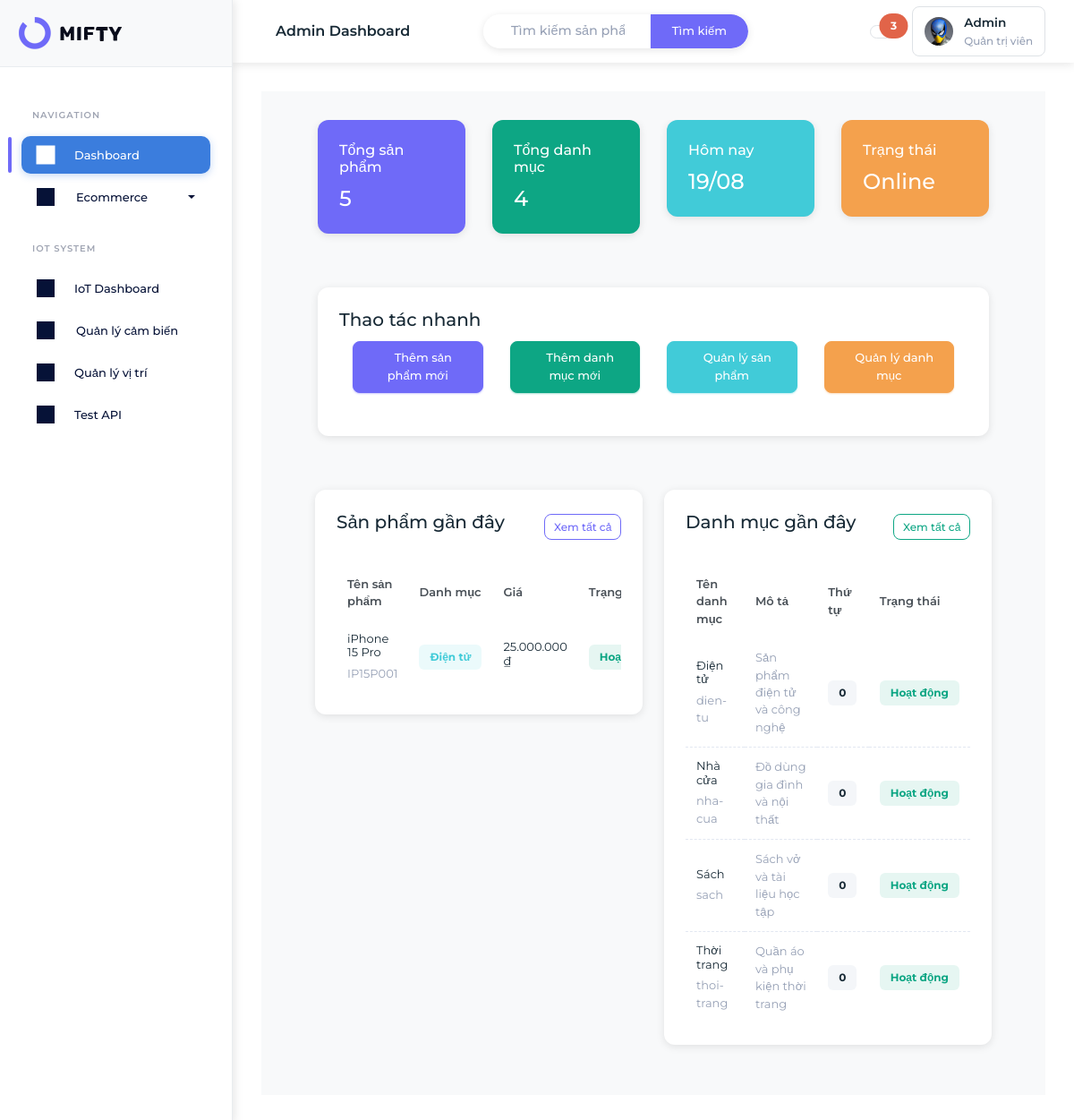
The page / on the database its author committed.
### tables this page shows
CREATE TABLE IF NOT EXISTS products (
    id INT AUTO_INCREMENT PRIMARY KEY,
    name VARCHAR(255) NOT NULL,
    slug VARCHAR(255) UNIQUE NOT NULL,
    description TEXT,
    sku VARCHAR(100) UNIQUE NOT NULL,
    price DECIMAL(10,2) NOT NULL,
    sale_price DECIMAL(10,2) DEFAULT NULL,
    stock_quantity INT DEFAULT 0,
    category_id INT,
    brand VARCHAR(100),
    images TEXT,
    is_active BOOLEAN DEFAULT TRUE,
    created_at TIMESTAMP DEFAULT CURRENT_TIMESTAMP,
    updated_at TIMESTAMP DEFAULT CURRENT_TIMESTAMP ON UPDATE CURRENT_TIMESTAMP,
    FOREIGN KEY (category_id) REFERENCES categories(id) ON DELETE SET NULL
);

CREATE TABLE IF NOT EXISTS categories (
    id INT AUTO_INCREMENT PRIMARY KEY,
    name VARCHAR(255) NOT NULL,
    slug VARCHAR(255) UNIQUE NOT NULL,
    description TEXT,
    parent_id INT DEFAULT NULL,
    image VARCHAR(255),
    is_active BOOLEAN DEFAULT TRUE,
    sort_order INT DEFAULT 0,
    created_at TIMESTAMP DEFAULT CURRENT_TIMESTAMP,
    updated_at TIMESTAMP DEFAULT CURRENT_TIMESTAMP ON UPDATE CURRENT_TIMESTAMP,
    FOREIGN KEY (parent_id) REFERENCES categories(id) ON DELETE SET NULL
);

### models/Product.php (called while the page is built, shortened)
<?php
require_once __DIR__ . '/../config/database.php';
class Product {
    private $conn;
    private $table_name = "products";
    public function __construct() {
        $database = new Database();
        $this->conn = $database->getConnection();
    }
    public function getAll($search = '', $category_filter = '', $limit = null, $offset = null) {
        $query = "SELECT p.*, c.name as category_name
                  FROM " . $this->table_name . " p
                  LEFT JOIN categories c ON p.category_id = c.id
                  WHERE 1=1";
        $params = array();
        if (!empty($search)) {
            $query .= " AND (p.name LIKE :search OR p.description LIKE :search OR p.sku LIKE :search)";
            $params[':search'] = "%" . $search . "%";
        }
        $query .= " ORDER BY p.created_at DESC";
        $stmt = $this->conn->prepare($query);
        foreach ($params as $key => $value) {
            $stmt->bindValue($key, $value);
        }
        $stmt->execute();
        return $stmt;
    }
    public function count($category_id = null) {
        $query = "SELECT COUNT(*) as count FROM " . $this->table_name;
        $stmt = $this->conn->prepare($query);
        $stmt->execute();
        $result = $stmt->fetch();
        return $result['count'];
    }
}
?>

### config/database.php (called while the page is built, shortened)
<?php
class Database {
    private $host = 'localhost';
    private $db_name = 'graduation_db';
    private $username = 'root';
    private $password = '';
    public function getConnection() {
        $this->conn = null;
        try {
            $this->conn = new PDO(
                "mysql:host=" . $this->host . ";dbname=" . $this->db_name . ";charset=utf8",
                $this->username,
                $this->password
            );
            $this->conn->setAttribute(PDO::ATTR_ERRMODE, PDO::ERRMODE_EXCEPTION);
            $this->conn->setAttribute(PDO::ATTR_DEFAULT_FETCH_MODE, PDO::FETCH_ASSOC);
        } catch(PDOException $exception) {
            echo "Lỗi kết nối: " . $exception->getMessage();
        }
        return $this->conn;
    }
}
?>

### models/Category.php (called while the page is built, shortened)
<?php
require_once __DIR__ . '/../config/database.php';
class Category {
    private $conn;
    private $table_name = "categories";
    public function __construct() {
        $database = new Database();
        $this->conn = $database->getConnection();
    }
    public function getAll() {
        $query = "SELECT * FROM " . $this->table_name . " ORDER BY sort_order ASC, name ASC";
        $stmt = $this->conn->prepare($query);
        $stmt->execute();
        return $stmt;
    }
    public function count() {
        $query = "SELECT COUNT(*) as count FROM " . $this->table_name;
        $stmt = $this->conn->prepare($query);
        $stmt->execute();
        $result = $stmt->fetch();
        return $result['count'];
    }
}
?>

### index.php (the view, shortened to what this page needs)
<?php
require_once 'config/database.php';
require_once 'models/Product.php';
require_once 'models/Category.php';
$product = new Product();
$category = new Category();
$total_products = $product->count();
$total_categories = $category->count();
$recent_products = $product->getAll(5);
$recent_categories = $category->getAll(5);
?>
<!DOCTYPE html>
<html lang="vi" dir="ltr" data-startbar="light" data-bs-theme="light">
<head>
    <link href="assets/css/bootstrap.min.css" rel="stylesheet" type="text/css" />
    <link href="assets/css/icons.min.css" rel="stylesheet" type="text/css" />
    <link href="assets/css/app.min.css" rel="stylesheet" type="text/css" />
    <link href="admin/partials/layout.css" rel="stylesheet" type="text/css" />
</head>
<body>
    <?php include 'admin/partials/sidebar.php'; ?>
    <?php include 'admin/partials/header.php'; ?>
    <div class="content-page">
        <div class="page-content">
            <div class="container-fluid">
                <div class="row mb-4">
                    <div class="col-md-6 col-lg-3">
                        <div class="card stat-card bg-primary text-white">
                            <div class="card-body">
                                <div class="d-flex justify-content-between">
                                    <div>
                                        <h5 class="card-title">Tổng sản phẩm</h5>
                                        <h3 class="mb-0"><?php echo $total_products; ?></h3>
                                    </div>
                                </div>
                            </div>
                        </div>
                    </div>
                    <div class="col-md-6 col-lg-3">
                        <div class="card stat-card bg-success text-white">
                            <div class="card-body">
                                <div class="d-flex justify-content-between">
                                    <div>
                                        <h5 class="card-title">Tổng danh mục</h5>
                                        <h3 class="mb-0"><?php echo $total_categories; ?></h3>
                                    </div>
                                </div>
                            </div>
                        </div>
                    </div>
                    <div class="col-md-6 col-lg-3">
                        <div class="card stat-card bg-info text-white">
                            <div class="card-body">
                                <div class="d-flex justify-content-between">
                                    <div>
                                        <h5 class="card-title">Hôm nay</h5>
                                        <h3 class="mb-0"><?php echo date('d/m'); ?></h3>
                                    </div>
                                </div>
                            </div>
                        </div>
                    </div>
                    <div class="col-md-6 col-lg-3">
                        <div class="card stat-card bg-warning text-white">
                            <div class="card-body">
                                <div class="d-flex justify-content-between">
                                    <div>
                                        <h5 class="card-title">Trạng thái</h5>
                                        <h3 class="mb-0">Online</h3>
                                    </div>
                                </div>
                            </div>
                        </div>
                    </div>
                </div>
                <div class="row mb-4">
                    <div class="col-12">
                        <div class="card">
                            <div class="card-body">
                                <h4 class="header-title">Thao tác nhanh</h4>
                                <div class="row">
                                    <div class="col-md-3 mb-3">
                                        <a href="admin/products/index.php" class="btn btn-primary w-100 quick-action">
                                            Thêm sản phẩm mới
                                        </a>
                                    </div>
                                    <div class="col-md-3 mb-3">
                                        <a href="admin/categories/index.php" class="btn btn-success w-100 quick-action">
                                            Thêm danh mục mới
                                        </a>
                                    </div>
                                    <div class="col-md-3 mb-3">
                                        <a href="admin/products/index.php" class="btn btn-info w-100 quick-action">
                                            Quản lý sản phẩm
                                        </a>
                                    </div>
                                    <div class="col-md-3 mb-3">
                                        <a href="admin/categories/index.php" class="btn btn-warning w-100 quick-action">
                                            Quản lý danh mục
                                        </a>
                                    </div>
                                </div>
                            </div>
                        </div>
                    </div>
                </div>
                <div class="row">
                    <div class="col-lg-6">
                        <div class="card">
                            <div class="card-body">
                                <div class="d-flex justify-content-between align-items-center mb-3">
                                    <h4 class="header-title">Sản phẩm gần đây</h4>
                                    <a href="admin/products/index.php" class="btn btn-sm btn-outline-primary">Xem tất cả</a>
                                </div>
                                <?php if($recent_products->rowCount() > 0): ?>
                                    <div class="table-responsive">
                                        <table class="table table-centered table-nowrap table-hover mb-0">
                                            <thead>
                                                <tr>
                                                    <th>Tên sản phẩm</th>
                                                    <th>Danh mục</th>
                                                    <th>Giá</th>
                                                    <th>Trạng thái</th>
                                                </tr>
                                            </thead>
                                            <tbody>
                                                <?php while($prod = $recent_products->fetch()): ?>
                                                    <tr>
                                                        <td>
                                                            <h6 class="font-14 mb-1 fw-normal"><?php echo htmlspecialchars($prod['name']); ?></h6>
                                                            <span class="text-muted font-13"><?php echo htmlspecialchars($prod['sku']); ?></span>
                                                        </td>
                                                        <td>
                                                            <span class="badge bg-info-subtle text-info">
                                                                <?php echo htmlspecialchars($prod['category_name'] ?? 'Chưa phân loại'); ?>
                                                            </span>
                                                        </td>
                                                        <td>
                                                            <h6 class="font-14 mb-1 fw-normal">
                                                                <?php echo number_format($prod['price'], 0, ',', '.'); ?> ₫
                                                            </h6>
                                                        </td>
                                                        <td>
                                                            <span class="badge <?php echo $prod['is_active'] ? 'bg-success-subtle text-success' : 'bg-danger-subtle text-danger'; ?>">
                                                                <?php echo $prod['is_active'] ? 'Hoạt động' : 'Không hoạt động'; ?>
                                                            </span>
                                                        </td>
                                                    </tr>
                                                <?php endwhile; ?>
                                            </tbody>
                                        </table>
                                    </div>
                                <?php endif; ?>
                            </div>
                        </div>
                    </div>
                    <div class="col-lg-6">
                        <div class="card">
                            <div class="card-body">
                                <div class="d-flex justify-content-between align-items-center mb-3">
                                    <h4 class="header-title">Danh mục gần đây</h4>
                                    <a href="admin/categories/index.php" class="btn btn-sm btn-outline-success">Xem tất cả</a>
                                </div>
                                <?php if($recent_categories->rowCount() > 0): ?>
                                    <div class="table-responsive">
                                        <table class="table table-centered table-nowrap table-hover mb-0">
                                            <thead>
                                                <tr>
                                                    <th>Tên danh mục</th>
                                                    <th>Mô tả</th>
                                                    <th>Thứ tự</th>
                                                    <th>Trạng thái</th>
                                                </tr>
                                            </thead>
                                            <tbody>
                                                <?php while($cat = $recent_categories->fetch()): ?>
                                                    <tr>
                                                        <td>
                                                            <h6 class="font-14 mb-1 fw-normal"><?php echo htmlspecialchars($cat['name']); ?></h6>
                                                            <span class="text-muted font-13"><?php echo htmlspecialchars($cat['slug']); ?></span>
                                                        </td>
                                                        <td>
                                                            <span class="text-muted">
                                                                <?php echo htmlspecialchars(substr($cat['description'], 0, 50)) . (strlen($cat['description']) > 50 ? '...' : ''); ?>
                                                            </span>
                                                        </td>
                                                        <td>
                                                            <span class="badge bg-light text-dark"><?php echo $cat['sort_order']; ?></span>
                                                        </td>
                                                        <td>
                                                            <span class="badge <?php echo $cat['is_active'] ? 'bg-success-subtle text-success' : 'bg-danger-subtle text-danger'; ?>">
                                                                <?php echo $cat['is_active'] ? 'Hoạt động' : 'Không hoạt động'; ?>
                                                            </span>
                                                        </td>
                                                    </tr>
                                                <?php endwhile; ?>
                                            </tbody>
                                        </table>
                                    </div>
                                <?php endif; ?>
                            </div>
                        </div>
                    </div>
                </div>
            </div>
        </div>
    </div>
</body>
</html>

### rows shown on the page
products: name "iPhone 15 Pro", sku "IP15P001", category.name "Điện tử", price "25.000.000", is_active "Hoạt động"
categories: name "Điện tử", slug "dien-tu", description "Sản phẩm điện tử và công nghệ", sort_order "0", is_active "Hoạt động"
categories: name "Nhà cửa", slug "nha-cua", description "Đồ dùng gia đình và nội thất", sort_order "0", is_active "Hoạt động"
categories: name "Sách", slug "sach", description "Sách vở và tài liệu học tập", sort_order "0", is_active "Hoạt động"
categories: name "Thời trang", slug "thoi-trang", description "Quần áo và phụ kiện thời trang", sort_order "0", is_active "Hoạt động"

### other values the page prints
$total_products "5"
$total_categories "4"
